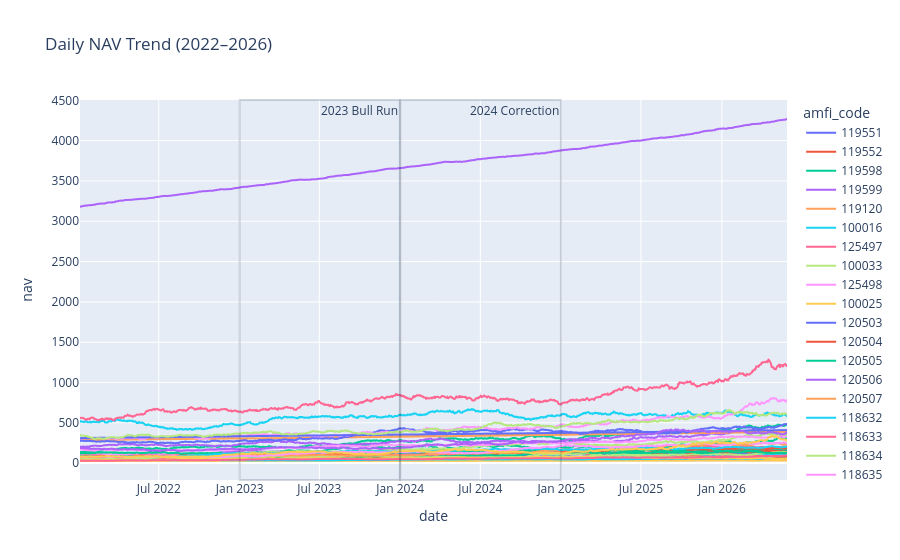

Notebook code cell kept with this figure:
### Code cell
import plotly.express as px

fig = px.line(
    nav_history,
    x="date",
    y="nav",
    color="amfi_code",
    title="Daily NAV Trend (2022–2026)"
)

fig.add_vrect(
    x0="2023-01-01",
    x1="2023-12-31",
    annotation_text="2023 Bull Run",
    opacity=0.2
)

fig.add_vrect(
    x0="2024-01-01",
    x1="2024-12-31",
    annotation_text="2024 Correction",
    opacity=0.2
)

fig.show()

### Figure 1 — Plotly figure (JSON) as saved in the notebook; plotly's stock layout.template omitted (floating-point values rounded to 4 significant figures; data arrays with more than 128 entries replaced by an {"elided": "..."} marker saying what was removed)
{"data": [{"hovertemplate": "amfi_code=119551<br>date=%{x}<br>nav=%{y}<extra></extra>", "legendgroup": "119551", "line": {"color": "#636efa", "dash": "solid"}, "marker": {"symbol": "circle"}, "mode": "lines", "name": "119551", "showlegend": true, "type": "scattergl", "x": {"elided": "1150 str values"}, "xaxis": "x", "y": {"elided": "1150 float values"}, "yaxis": "y"}, {"hovertemplate": "amfi_code=119552<br>date=%{x}<br>nav=%{y}<extra></extra>", "legendgroup": "119552", "line": {"color": "#EF553B", "dash": "solid"}, "marker": {"symbol": "circle"}, "mode": "lines", "name": "119552", "showlegend": true, "type": "scattergl", "x": {"elided": "1150 str values"}, "xaxis": "x", "y": {"elided": "1150 float values"}, "yaxis": "y"}, {"hovertemplate": "amfi_code=119598<br>date=%{x}<br>nav=%{y}<extra></extra>", "legendgroup": "119598", "line": {"color": "#00cc96", "dash": "solid"}, "marker": {"symbol": "circle"}, "mode": "lines", "name": "119598", "showlegend": true, "type": "scattergl", "x": {"elided": "1150 str values"}, "xaxis": "x", "y": {"elided": "1150 float values"}, "yaxis": "y"}, {"hovertemplate": "amfi_code=119599<br>date=%{x}<br>nav=%{y}<extra></extra>", "legendgroup": "119599", "line": {"color": "#ab63fa", "dash": "solid"}, "marker": {"symbol": "circle"}, "mode": "lines", "name": "119599", "showlegend": true, "type": "scattergl", "x": {"elided": "1150 str values"}, "xaxis": "x", "y": {"elided": "1150 float values"}, "yaxis": "y"}, {"hovertemplate": "amfi_code=119120<br>date=%{x}<br>nav=%{y}<extra></extra>", "legendgroup": "119120", "line": {"color": "#FFA15A", "dash": "solid"}, "marker": {"symbol": "circle"}, "mode": "lines", "name": "119120", "showlegend": true, "type": "scattergl", "x": {"elided": "1150 str values"}, "xaxis": "x", "y": {"elided": "1150 float values"}, "yaxis": "y"}, {"hovertemplate": "amfi_code=100016<br>date=%{x}<br>nav=%{y}<extra></extra>", "legendgroup": "100016", "line": {"color": "#19d3f3", "dash": "solid"}, "marker": {"symbol": "circle"}, "mode": "lines", "name": "100016", "showlegend": true, "type": "scattergl", "x": {"elided": "1150 str values"}, "xaxis": "x", "y": {"elided": "1150 float values"}, "yaxis": "y"}, {"hovertemplate": "amfi_code=125497<br>date=%{x}<br>nav=%{y}<extra></extra>", "legendgroup": "125497", "line": {"color": "#FF6692", "dash": "solid"}, "marker": {"symbol": "circle"}, "mode": "lines", "name": "125497", "showlegend": true, "type": "scattergl", "x": {"elided": "1150 str values"}, "xaxis": "x", "y": {"elided": "1150 float values"}, "yaxis": "y"}, {"hovertemplate": "amfi_code=100033<br>date=%{x}<br>nav=%{y}<extra></extra>", "legendgroup": "100033", "line": {"color": "#B6E880", "dash": "solid"}, "marker": {"symbol": "circle"}, "mode": "lines", "name": "100033", "showlegend": true, "type": "scattergl", "x": {"elided": "1150 str values"}, "xaxis": "x", "y": {"elided": "1150 float values"}, "yaxis": "y"}, {"hovertemplate": "amfi_code=125498<br>date=%{x}<br>nav=%{y}<extra></extra>", "legendgroup": "125498", "line": {"color": "#FF97FF", "dash": "solid"}, "marker": {"symbol": "circle"}, "mode": "lines", "name": "125498", "showlegend": true, "type": "scattergl", "x": {"elided": "1150 str values"}, "xaxis": "x", "y": {"elided": "1150 float values"}, "yaxis": "y"}, {"hovertemplate": "amfi_code=100025<br>date=%{x}<br>nav=%{y}<extra></extra>", "legendgroup": "100025", "line": {"color": "#FECB52", "dash": "solid"}, "marker": {"symbol": "circle"}, "mode": "lines", "name": "100025", "showlegend": true, "type": "scattergl", "x": {"elided": "1150 str values"}, "xaxis": "x", "y": {"elided": "1150 float values"}, "yaxis": "y"}, {"hovertemplate": "amfi_code=120503<br>date=%{x}<br>nav=%{y}<extra></extra>", "legendgroup": "120503", "line": {"color": "#636efa", "dash": "solid"}, "marker": {"symbol": "circle"}, "mode": "lines", "name": "120503", "showlegend": true, "type": "scattergl", "x": {"elided": "1150 str values"}, "xaxis": "x", "y": {"elided": "1150 float values"}, "yaxis": "y"}, {"hovertemplate": "amfi_code=120504<br>date=%{x}<br>nav=%{y}<extra></extra>", "legendgroup": "120504", "line": {"color": "#EF553B", "dash": "solid"}, "marker": {"symbol": "circle"}, "mode": "lines", "name": "120504", "showlegend": true, "type": "scattergl", "x": {"elided": "1150 str values"}, "xaxis": "x", "y": {"elided": "1150 float values"}, "yaxis": "y"}, {"hovertemplate": "amfi_code=120505<br>date=%{x}<br>nav=%{y}<extra></extra>", "legendgroup": "120505", "line": {"color": "#00cc96", "dash": "solid"}, "marker": {"symbol": "circle"}, "mode": "lines", "name": "120505", "showlegend": true, "type": "scattergl", "x": {"elided": "1150 str values"}, "xaxis": "x", "y": {"elided": "1150 float values"}, "yaxis": "y"}, {"hovertemplate": "amfi_code=120506<br>date=%{x}<br>nav=%{y}<extra></extra>", "legendgroup": "120506", "line": {"color": "#ab63fa", "dash": "solid"}, "marker": {"symbol": "circle"}, "mode": "lines", "name": "120506", "showlegend": true, "type": "scattergl", "x": {"elided": "1150 str values"}, "xaxis": "x", "y": {"elided": "1150 float values"}, "yaxis": "y"}, {"hovertemplate": "amfi_code=120507<br>date=%{x}<br>nav=%{y}<extra></extra>", "legendgroup": "120507", "line": {"color": "#FFA15A", "dash": "solid"}, "marker": {"symbol": "circle"}, "mode": "lines", "name": "120507", "showlegend": true, "type": "scattergl", "x": {"elided": "1150 str values"}, "xaxis": "x", "y": {"elided": "1150 float values"}, "yaxis": "y"}, {"hovertemplate": "amfi_code=118632<br>date=%{x}<br>nav=%{y}<extra></extra>", "legendgroup": "118632", "line": {"color": "#19d3f3", "dash": "solid"}, "marker": {"symbol": "circle"}, "mode": "lines", "name": "118632", "showlegend": true, "type": "scattergl", "x": {"elided": "1150 str values"}, "xaxis": "x", "y": {"elided": "1150 float values"}, "yaxis": "y"}, {"hovertemplate": "amfi_code=118633<br>date=%{x}<br>nav=%{y}<extra></extra>", "legendgroup": "118633", "line": {"color": "#FF6692", "dash": "solid"}, "marker": {"symbol": "circle"}, "mode": "lines", "name": "118633", "showlegend": true, "type": "scattergl", "x": {"elided": "1150 str values"}, "xaxis": "x", "y": {"elided": "1150 float values"}, "yaxis": "y"}, {"hovertemplate": "amfi_code=118634<br>date=%{x}<br>nav=%{y}<extra></extra>", "legendgroup": "118634", "line": {"color": "#B6E880", "dash": "solid"}, "marker": {"symbol": "circle"}, "mode": "lines", "name": "118634", "showlegend": true, "type": "scattergl", "x": {"elided": "1150 str values"}, "xaxis": "x", "y": {"elided": "1150 float values"}, "yaxis": "y"}, {"hovertemplate": "amfi_code=118635<br>date=%{x}<br>nav=%{y}<extra></extra>", "legendgroup": "118635", "line": {"color": "#FF97FF", "dash": "solid"}, "marker": {"symbol": "circle"}, "mode": "lines", "name": "118635", "showlegend": true, "type": "scattergl", "x": {"elided": "1150 str values"}, "xaxis": "x", "y": {"elided": "1150 float values"}, "yaxis": "y"}, {"hovertemplate": "amfi_code=118636<br>date=%{x}<br>nav=%{y}<extra></extra>", "legendgroup": "118636", "line": {"color": "#FECB52", "dash": "solid"}, "marker": {"symbol": "circle"}, "mode": "lines", "name": "118636", "showlegend": true, "type": "scattergl", "x": {"elided": "1150 str values"}, "xaxis": "x", "y": {"elided": "1150 float values"}, "yaxis": "y"}, {"hovertemplate": "amfi_code=120841<br>date=%{x}<br>nav=%{y}<extra></extra>", "legendgroup": "120841", "line": {"color": "#636efa", "dash": "solid"}, "marker": {"symbol": "circle"}, "mode": "lines", "name": "120841", "showlegend": true, "type": "scattergl", "x": {"elided": "1150 str values"}, "xaxis": "x", "y": {"elided": "1150 float values"}, "yaxis": "y"}, {"hovertemplate": "amfi_code=120842<br>date=%{x}<br>nav=%{y}<extra></extra>", "legendgroup": "120842", "line": {"color": "#EF553B", "dash": "solid"}, "marker": {"symbol": "circle"}, "mode": "lines", "name": "120842", "showlegend": true, "type": "scattergl", "x": {"elided": "1150 str values"}, "xaxis": "x", "y": {"elided": "1150 float values"}, "yaxis": "y"}, {"hovertemplate": "amfi_code=120843<br>date=%{x}<br>nav=%{y}<extra></extra>", "legendgroup": "120843", "line": {"color": "#00cc96", "dash": "solid"}, "marker": {"symbol": "circle"}, "mode": "lines", "name": "120843", "showlegend": true, "type": "scattergl", "x": {"elided": "1150 str values"}, "xaxis": "x", "y": {"elided": "1150 float values"}, "yaxis": "y"}, {"hovertemplate": "amfi_code=120844<br>date=%{x}<br>nav=%{y}<extra></extra>", "legendgroup": "120844", "line": {"color": "#ab63fa", "dash": "solid"}, "marker": {"symbol": "circle"}, "mode": "lines", "name": "120844", "showlegend": true, "type": "scattergl", "x": {"elided": "1150 str values"}, "xaxis": "x", "y": {"elided": "1150 float values"}, "yaxis": "y"}, {"hovertemplate": "amfi_code=119092<br>date=%{x}<br>nav=%{y}<extra></extra>", "legendgroup": "119092", "line": {"color": "#FFA15A", "dash": "solid"}, "marker": {"symbol": "circle"}, "mode": "lines", "name": "119092", "showlegend": true, "type": "scattergl", "x": {"elided": "1150 str values"}, "xaxis": "x", "y": {"elided": "1150 float values"}, "yaxis": "y"}, {"hovertemplate": "amfi_code=119093<br>date=%{x}<br>nav=%{y}<extra></extra>", "legendgroup": "119093", "line": {"color": "#19d3f3", "dash": "solid"}, "marker": {"symbol": "circle"}, "mode": "lines", "name": "119093", "showlegend": true, "type": "scattergl", "x": {"elided": "1150 str values"}, "xaxis": "x", "y": {"elided": "1150 float values"}, "yaxis": "y"}, {"hovertemplate": "amfi_code=119094<br>date=%{x}<br>nav=%{y}<extra></extra>", "legendgroup": "119094", "line": {"color": "#FF6692", "dash": "solid"}, "marker": {"symbol": "circle"}, "mode": "lines", "name": "119094", "showlegend": true, "type": "scattergl", "x": {"elided": "1150 str values"}, "xaxis": "x", "y": {"elided": "1150 float values"}, "yaxis": "y"}, {"hovertemplate": "amfi_code=119095<br>date=%{x}<br>nav=%{y}<extra></extra>", "legendgroup": "119095", "line": {"color": "#B6E880", "dash": "solid"}, "marker": {"symbol": "circle"}, "mode": "lines", "name": "119095", "showlegend": true, "type": "scattergl", "x": {"elided": "1150 str values"}, "xaxis": "x", "y": {"elided": "1150 float values"}, "yaxis": "y"}, {"hovertemplate": "amfi_code=101206<br>date=%{x}<br>nav=%{y}<extra></extra>", "legendgroup": "101206", "line": {"color": "#FF97FF", "dash": "solid"}, "marker": {"symbol": "circle"}, "mode": "lines", "name": "101206", "showlegend": true, "type": "scattergl", "x": {"elided": "1150 str values"}, "xaxis": "x", "y": {"elided": "1150 float values"}, "yaxis": "y"}, {"hovertemplate": "amfi_code=101207<br>date=%{x}<br>nav=%{y}<extra></extra>", "legendgroup": "101207", "line": {"color": "#FECB52", "dash": "solid"}, "marker": {"symbol": "circle"}, "mode": "lines", "name": "101207", "showlegend": true, "type": "scattergl", "x": {"elided": "1150 str values"}, "xaxis": "x", "y": {"elided": "1150 float values"}, "yaxis": "y"}, {"hovertemplate": "amfi_code=101208<br>date=%{x}<br>nav=%{y}<extra></extra>", "legendgroup": "101208", "line": {"color": "#636efa", "dash": "solid"}, "marker": {"symbol": "circle"}, "mode": "lines", "name": "101208", "showlegend": true, "type": "scattergl", "x": {"elided": "1150 str values"}, "xaxis": "x", "y": {"elided": "1150 float values"}, "yaxis": "y"}, {"hovertemplate": "amfi_code=102885<br>date=%{x}<br>nav=%{y}<extra></extra>", "legendgroup": "102885", "line": {"color": "#EF553B", "dash": "solid"}, "marker": {"symbol": "circle"}, "mode": "lines", "name": "102885", "showlegend": true, "type": "scattergl", "x": {"elided": "1150 str values"}, "xaxis": "x", "y": {"elided": "1150 float values"}, "yaxis": "y"}, {"hovertemplate": "amfi_code=102886<br>date=%{x}<br>nav=%{y}<extra></extra>", "legendgroup": "102886", "line": {"color": "#00cc96", "dash": "solid"}, "marker": {"symbol": "circle"}, "mode": "lines", "name": "102886", "showlegend": true, "type": "scattergl", "x": {"elided": "1150 str values"}, "xaxis": "x", "y": {"elided": "1150 float values"}, "yaxis": "y"}, {"hovertemplate": "amfi_code=102887<br>date=%{x}<br>nav=%{y}<extra></extra>", "legendgroup": "102887", "line": {"color": "#ab63fa", "dash": "solid"}, "marker": {"symbol": "circle"}, "mode": "lines", "name": "102887", "showlegend": true, "type": "scattergl", "x": {"elided": "1150 str values"}, "xaxis": "x", "y": {"elided": "1150 float values"}, "yaxis": "y"}, {"hovertemplate": "amfi_code=148567<br>date=%{x}<br>nav=%{y}<extra></extra>", "legendgroup": "148567", "line": {"color": "#FFA15A", "dash": "solid"}, "marker": {"symbol": "circle"}, "mode": "lines", "name": "148567", "showlegend": true, "type": "scattergl", "x": {"elided": "1150 str values"}, "xaxis": "x", "y": {"elided": "1150 float values"}, "yaxis": "y"}, {"hovertemplate": "amfi_code=148568<br>date=%{x}<br>nav=%{y}<extra></extra>", "legendgroup": "148568", "line": {"color": "#19d3f3", "dash": "solid"}, "marker": {"symbol": "circle"}, "mode": "lines", "name": "148568", "showlegend": true, "type": "scattergl", "x": {"elided": "1150 str values"}, "xaxis": "x", "y": {"elided": "1150 float values"}, "yaxis": "y"}, {"hovertemplate": "amfi_code=148569<br>date=%{x}<br>nav=%{y}<extra></extra>", "legendgroup": "148569", "line": {"color": "#FF6692", "dash": "solid"}, "marker": {"symbol": "circle"}, "mode": "lines", "name": "148569", "showlegend": true, "type": "scattergl", "x": {"elided": "1150 str values"}, "xaxis": "x", "y": {"elided": "1150 float values"}, "yaxis": "y"}, {"hovertemplate": "amfi_code=149322<br>date=%{x}<br>nav=%{y}<extra></extra>", "legendgroup": "149322", "line": {"color": "#B6E880", "dash": "solid"}, "marker": {"symbol": "circle"}, "mode": "lines", "name": "149322", "showlegend": true, "type": "scattergl", "x": {"elided": "1150 str values"}, "xaxis": "x", "y": {"elided": "1150 float values"}, "yaxis": "y"}, {"hovertemplate": "amfi_code=149323<br>date=%{x}<br>nav=%{y}<extra></extra>", "legendgroup": "149323", "line": {"color": "#FF97FF", "dash": "solid"}, "marker": {"symbol": "circle"}, "mode": "lines", "name": "149323", "showlegend": true, "type": "scattergl", "x": {"elided": "1150 str values"}, "xaxis": "x", "y": {"elided": "1150 float values"}, "yaxis": "y"}, {"hovertemplate": "amfi_code=149324<br>date=%{x}<br>nav=%{y}<extra></extra>", "legendgroup": "149324", "line": {"color": "#FECB52", "dash": "solid"}, "marker": {"symbol": "circle"}, "mode": "lines", "name": "149324", "showlegend": true, "type": "scattergl", "x": {"elided": "1150 str values"}, "xaxis": "x", "y": {"elided": "1150 float values"}, "yaxis": "y"}], "layout": {"annotations": [{"showarrow": false, "text": "2023 Bull Run", "x": "2023-12-31", "xanchor": "right", "xref": "x", "y": 1, "yanchor": "top", "yref": "y domain"}, {"showarrow": false, "text": "2024 Correction", "x": "2024-12-31", "xanchor": "right", "xref": "x", "y": 1, "yanchor": "top", "yref": "y domain"}], "legend": {"title": {"text": "amfi_code"}, "tracegroupgap": 0}, "shapes": [{"opacity": 0.2, "type": "rect", "x0": "2023-01-01", "x1": "2023-12-31", "xref": "x", "y0": 0, "y1": 1, "yref": "y domain"}, {"opacity": 0.2, "type": "rect", "x0": "2024-01-01", "x1": "2024-12-31", "xref": "x", "y0": 0, "y1": 1, "yref": "y domain"}], "title": {"text": "Daily NAV Trend (2022–2026)"}, "xaxis": {"anchor": "y", "domain": [0, 1], "title": {"text": "date"}}, "yaxis": {"anchor": "x", "domain": [0, 1], "title": {"text": "nav"}}}}
